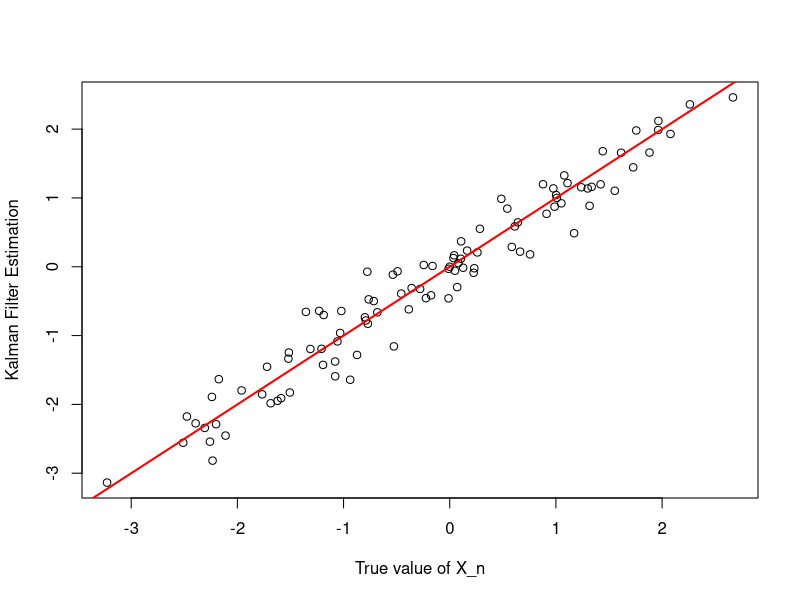
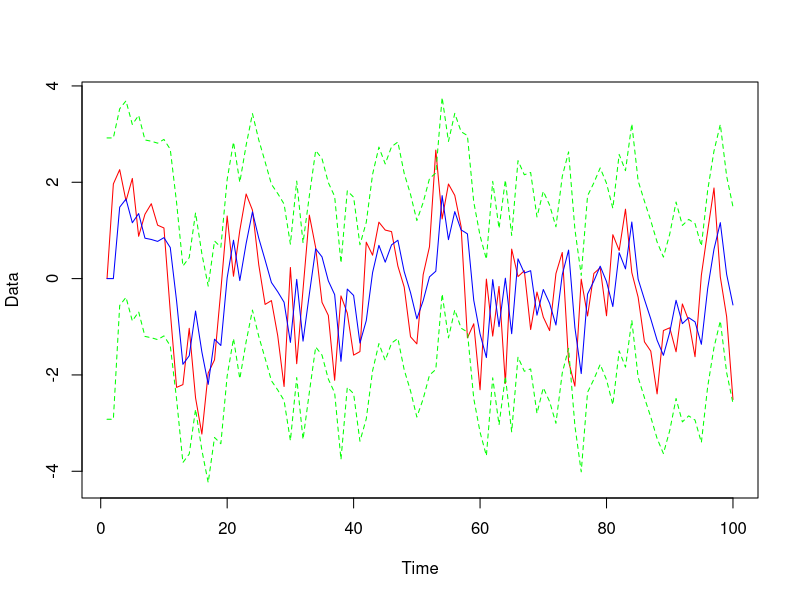
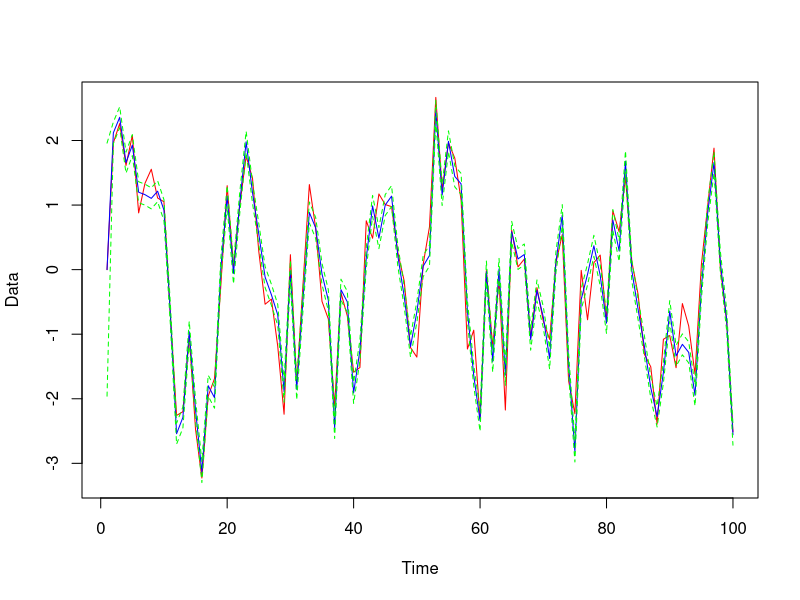

The R source for these figures, in order:
set.seed(500)
T <- 100        
x_0 <- 0.0         
t_x <- matrix(0,nrow=T, ncol=1)  
y <- matrix(0,nrow=T, ncol=1)       
t_x[1,1] <- x_0      
  

a <- 0.7
b <- 1
c <- 1
d <- 0.3

in_V <- 1          

v <- rnorm(T)
w <- rnorm(T)


y[1,1] <- c*t_x[1,1]+d*w[1] 
for (t in seq(2,T)){
  t_x[t,1] <- a*t_x[t-1,1] + b*v[t]
  y[t,1] <- c*t_x[t,1]+d*w[t] 
}


RLM <- matrix(0, nrow=T, ncol=1)
RLV <- RLM


mu <- matrix(0, nrow=T, ncol=1)
S <- matrix(0, nrow=T, ncol=1)
mu[1,1] <- x_0
S[1,1] <- in_V

mu_pred <- matrix(0, nrow=T, ncol=1)
S_pred <- matrix(0, nrow=T, ncol=1)
mu_pred[1,1] <- a*x_0
S_pred[1,1] <- a^2*in_V + b^2

RLM[1,1] <- c*mu_pred[1,1]
RLV[1,1] <- c^2*S_pred[1,1]+d^2

for (t in seq(2,T)){
  mu_pred[t,1] <- a*mu[(t-1),]
  S_pred[t,1] <- a^2*S[(t-1),]+b^2
  
  RLM[t,1] <- c*mu_pred[t,1]
  RLV[t,1] <- c^2*S_pred[t,1]+d^2
  
  K <- c*S_pred[t,1]/RLV[t,1]
  S[t,1] <- (1-K*c)*S_pred[t,1]
  mu[t,1]=mu_pred[t,1]+K*(y[t,1]-RLM[t,1])
}
plot(t_x, mu, xlab='True value of X_n', ylab='Kalman Filter Estimation')
abline(0, 1, col = "red", lwd = 2)
dat = c(t_x, mu_pred, mu_pred +1.96*S_pred, mu_pred - 1.96*S_pred)
data = matrix(dat, nrow=T, ncol = 4)
matplot(data, type = c("l"), lty = c(1, 1, 2, 2), col = c("red", "blue", "green", "green"), pch=1, ylab = "Data", xlab = "Time")
dat = c(t_x, mu, mu +1.96*S, mu - 1.96*S)
data = matrix(dat, nrow=T, ncol = 4)
matplot(data, type = c("l"), lty = c(1, 1, 2, 2), col = c("red", "blue", "green", "green"), pch=1, ylab = "Data", xlab = "Time")
